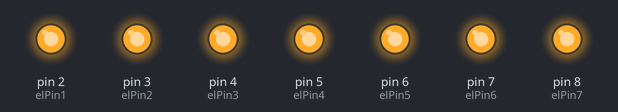
Bench run of a sketch on a simulated Arduino Uno, built with avr-gcc and run on an emulated ATmega328P. On the bench: output pins drawn as LEDs (lit = HIGH). Random numbers use the default seed unless the sketch sets one; no radio packets arrive unless stated.

Above: at 0.1 s.
At 2.77 s:
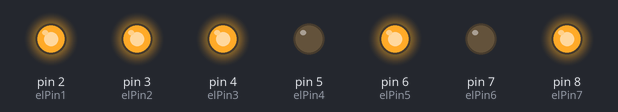
At 8.83 s:
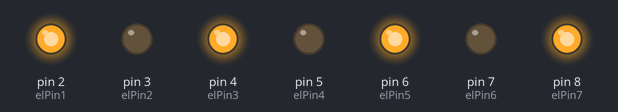
At 18.66 s:
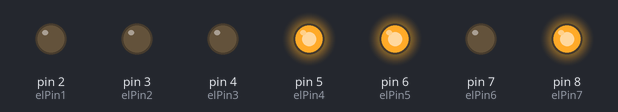
At 28.95 s:
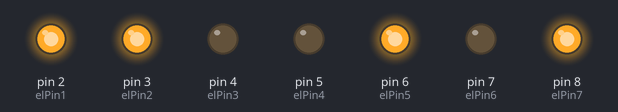
At 39.29 s:
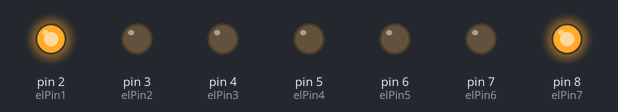
Timing chart, 0 to 40.0 s (numbered marks = the images above):
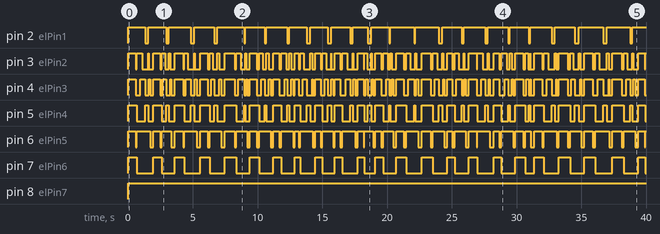

The sketch:

ikea_el_rec_1.ino
```cpp
// receiver.pde
//


#include <VirtualWire.h>


char charVel[5];

int fullVal = 0;


int onState = 0;

int elPin1 = 2;
int elPin2 = 3;
int elPin3 = 4;
int elPin4 = 5;
int elPin5 = 6;
int elPin6 = 7;
int elPin7 = 8;

int del = 0;

void setup()
{
    Serial.begin(9600);
    pinMode(elPin1, OUTPUT);
    pinMode(elPin2, OUTPUT);
    pinMode(elPin3, OUTPUT);
    pinMode(elPin4, OUTPUT);
    pinMode(elPin5, OUTPUT);
    pinMode(elPin6, OUTPUT);
    pinMode(elPin7, OUTPUT);
    // Initialise the IO and ISR
    vw_set_ptt_inverted(true); // Required for DR3100
    vw_setup(2000);	 // Bits per sec

    vw_rx_start();       // Start the receiver PLL running
}

void loop()
{
    uint8_t buf[VW_MAX_MESSAGE_LEN];
    uint8_t buflen = VW_MAX_MESSAGE_LEN;

    if (vw_get_message(buf, &buflen)) {// Non-blocking

       int i;

       for (i = 0; i < buflen; i++){

         charVel[i] = char(buf[i]);

         charVel[buflen] = '\0';
       }

       fullVal = atoi(charVel);
    }
    //if (fullVal == 10127 || fullVal == 12127 || fullVal == 14127 || fullVal == 15127 || fullVal == 17127 || fullVal == 19127){

       digitalWrite(elPin1, HIGH);
       digitalWrite(elPin2, HIGH);
       digitalWrite(elPin3, HIGH);
       digitalWrite(elPin4, HIGH);
       digitalWrite(elPin5, HIGH);
       digitalWrite(elPin6, HIGH);
       digitalWrite(elPin7, HIGH);

       del = random(300,800 );
       delay(del);

       digitalWrite(elPin2, LOW);
       digitalWrite(elPin3, LOW);
       digitalWrite(elPin5, LOW);


       del = random(30, 200);
       delay(del);

       digitalWrite(elPin2, HIGH);
       digitalWrite(elPin4, LOW);
       digitalWrite(elPin5, HIGH);
       digitalWrite(elPin6, LOW);

       del = random(60, 300);
       delay(del);

       digitalWrite(elPin3, HIGH);

       del = random(70, 200);
       delay(del);

       digitalWrite(elPin2, LOW);

       del = random(50, 300);
       delay(del);

       digitalWrite(elPin1, LOW);
       digitalWrite(elPin2, LOW);
       digitalWrite(elPin3, LOW);
       digitalWrite(elPin4, HIGH);

       del = random(60, 300);
       delay(del);

       digitalWrite(elPin1, HIGH);
       digitalWrite(elPin2, HIGH);
       digitalWrite(elPin3, LOW);
       digitalWrite(elPin4, LOW);

       del = random(20, 200);
       delay(del);

       digitalWrite(elPin2, LOW);
       digitalWrite(elPin3, HIGH);
       digitalWrite(elPin4, LOW);

       del = random(40, 170);
       delay(del);

       digitalWrite(elPin2, LOW);
       digitalWrite(elPin3, LOW);
       digitalWrite(elPin4, LOW);
       digitalWrite(elPin5, LOW);
       digitalWrite(elPin6, LOW);

       del = random(120, 300);
       delay(del);

       digitalWrite(elPin2, HIGH);
       digitalWrite(elPin3, LOW);
       digitalWrite(elPin4, HIGH);
       digitalWrite(elPin1, LOW);
       digitalWrite(elPin5, HIGH);

       //onState = 0;


    }

   /* if (fullVal == 10000 || fullVal == 12000 || fullVal == 14000 || fullVal == 15000 || fullVal == 17000 || fullVal == 19000){

       digitalWrite(elPin1, LOW);
       digitalWrite(elPin2, LOW);
       digitalWrite(elPin3, LOW);
       digitalWrite(elPin4, LOW);
       digitalWrite(elPin5, LOW);
       digitalWrite(elPin6, LOW);
       digitalWrite(elPin7, LOW);

       //onState = 1;
    }


    Serial.print("fullVal = " );
    Serial.print(fullVal);
    Serial.print("\t onState = ");
    Serial.println(onState);

    delay(50);  */
```

Measured:
- by itself, pin 2 (elPin1): LOW → HIGH at 0.00 s, → LOW 1.3 s later, → HIGH 0.21 s later, → LOW 1.4 s later, … (45 changes in this stretch)
- by itself, pin 4 (elPin3): LOW → HIGH at 0.00 s, → LOW 0.61 s later, → HIGH 0.34 s later, → LOW 0.39 s later, … (134 changes in this stretch)
- by itself, pin 5 (elPin4): LOW → HIGH at 0.00 s, → LOW 0.66 s later, → HIGH 0.68 s later, → LOW 0.21 s later, … (90 changes in this stretch)
- by itself, pin 7 (elPin6): LOW → HIGH at 0.00 s, → LOW 0.66 s later, → HIGH 1.3 s later, → LOW 0.66 s later, … (46 changes in this stretch)
- by itself, pin 8 (elPin7): LOW → HIGH at 0.00 s
